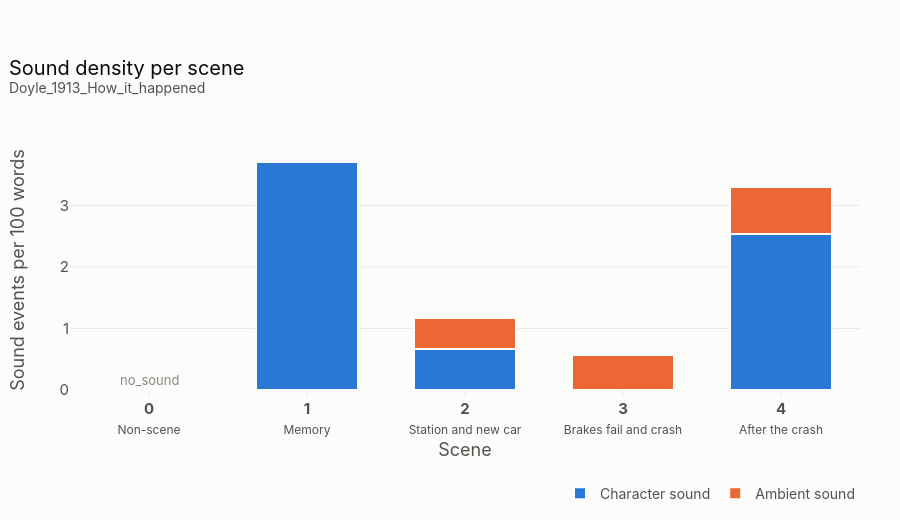

Write notebook code for a chart like this one.
### Markdown cell above
## Fig. 4 · Sound density per scene

Sound events per 100 words, split by class, so that long and short scenes can be compared. Includes events without a loudness value.

### Code cell
def build_density(d):
    ev, sc = d['events'], d['scenes']
    x = [str(s) for s in sc['scene']]
    traces = []
    for cls in CLASSES:
        counts = [((ev['scene'] == s) & (ev['sound_class'] == cls)).sum() for s in sc['scene']]
        dens = [c / w * 100 if w else 0 for c, w in zip(counts, sc['n_words'])]
        traces.append(go.Bar(
            x=x, y=dens, name=CLASS_LABEL[cls], marker=dict(color=CLASS_COLOR[cls], line=dict(color=SURFACE, width=2)),
            customdata=np.stack([counts, sc['n_words']], axis=-1),
            hovertemplate=CLASS_LABEL[cls] + ' · scene %{x}<br>%{y:.2f} per 100 words<br>%{customdata[0]} events in %{customdata[1]} words<extra></extra>',
        ))
    ticktext = [f'<b>{s}</b><br><span style="font-size:12px">{l}</span>' for s, l in zip(sc['scene'], sc['label'])]
    d['_dens_axis'] = dict(tickvals=x, ticktext=ticktext)
    ann = [dict(x=i, y=0, xref='x', yref='y', yanchor='bottom', showarrow=False, text='no_sound',
                font=dict(size=13, color=INK_3)) for i, s in enumerate(sc['scene']) if (ev['scene'] == s).sum() == 0]
    return traces, [], ann

fig4 = multi_file_figure(build_density, 'Sound density per scene', barmode='stack', bargap=0.35, height=520, legend=dict(traceorder='normal'),
                         yaxis=dict(title='Sound events per 100 words', rangemode='tozero'))
fig4.update_xaxes(type='category', title='Scene', **corpus[0]['_dens_axis'])
fig4.update_layout(
    legend=dict(orientation='h', x=1, xanchor='right', y=1.08, yanchor='bottom'),
    margin=dict(t=150, r=40))
fig4.show()
export(fig4, 'fig4_sound_density_per_scene', height=520)

### Figure 1 — Plotly figure (JSON) as saved in the notebook; plotly's stock layout.template omitted (floating-point values rounded to 4 significant figures)
{"data": [{"customdata": [[0, 86], [5, 135], [4, 598], [0, 177], [10, 395]], "hovertemplate": "Character sound · scene %{x}<br>%{y:.2f} per 100 words<br>%{customdata[0]} events in %{customdata[1]} words<extra></extra>", "marker": {"color": "#2a78d6", "line": {"color": "#fcfcfb", "width": 2}}, "name": "Character sound", "visible": true, "x": ["0", "1", "2", "3", "4"], "y": [0, 3.704, 0.6689, 0, 2.532], "type": "bar"}, {"customdata": [[0, 86], [0, 135], [3, 598], [1, 177], [3, 395]], "hovertemplate": "Ambient sound · scene %{x}<br>%{y:.2f} per 100 words<br>%{customdata[0]} events in %{customdata[1]} words<extra></extra>", "marker": {"color": "#eb6834", "line": {"color": "#fcfcfb", "width": 2}}, "name": "Ambient sound", "visible": true, "x": ["0", "1", "2", "3", "4"], "y": [0, 0, 0.5017, 0.565, 0.7595], "type": "bar"}], "layout": {"legend": {"traceorder": "normal", "orientation": "h", "x": 1, "xanchor": "right", "y": 1.08, "yanchor": "bottom"}, "yaxis": {"title": {"text": "Sound events per 100 words"}, "rangemode": "tozero"}, "title": {"text": "Sound density per scene<br><sup style=\"color:#52514e\">Doyle_1913_How_it_happened</sup>"}, "annotations": [{"font": {"color": "#8a8984", "size": 13}, "showarrow": false, "text": "no_sound", "x": 0, "xref": "x", "y": 0, "yanchor": "bottom", "yref": "y"}], "barmode": "stack", "bargap": 0.35, "height": 520, "xaxis": {"type": "category", "title": {"text": "Scene"}, "tickvals": ["0", "1", "2", "3", "4"], "ticktext": ["<b>0</b><br><span style=\"font-size:12px\">Non-scene</span>", "<b>1</b><br><span style=\"font-size:12px\">Memory</span>", "<b>2</b><br><span style=\"font-size:12px\">Station and new car</span>", "<b>3</b><br><span style=\"font-size:12px\">Brakes fail and crash</span>", "<b>4</b><br><span style=\"font-size:12px\">After the crash</span>"]}, "margin": {"t": 150, "r": 40}}}
